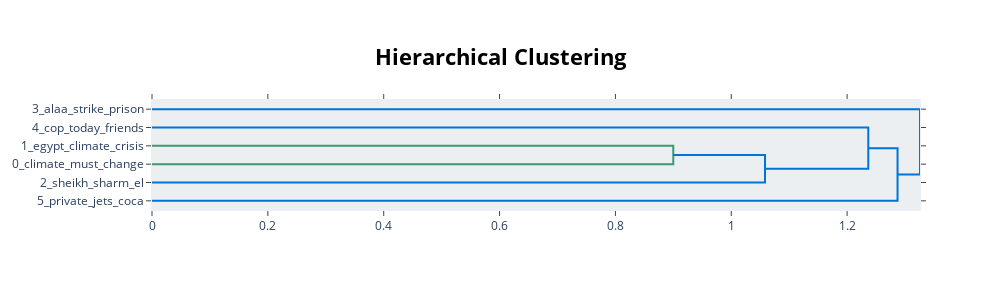

Source (notebook cell):
### Code cell
topic_model.visualize_hierarchy()

### Figure 1 — Plotly figure (JSON) as saved in the notebook; plotly's stock layout.template omitted (floating-point values rounded to 4 significant figures)
{"data": [{"hoverinfo": "text", "marker": {"color": "rgb(61,153,112)"}, "mode": "lines", "type": "scatter", "x": [0, 0.8999, 0.8999, 0], "xaxis": "x", "y": [-25, -25, -35, -35], "yaxis": "y"}, {"hoverinfo": "text", "marker": {"color": "rgb(0,116,217)"}, "mode": "lines", "type": "scatter", "x": [0.8999, 1.058, 1.058, 0], "xaxis": "x", "y": [-30, -30, -45, -45], "yaxis": "y"}, {"hoverinfo": "text", "marker": {"color": "rgb(0,116,217)"}, "mode": "lines", "type": "scatter", "x": [0, 1.237, 1.237, 1.058], "xaxis": "x", "y": [-15, -15, -37.5, -37.5], "yaxis": "y"}, {"hoverinfo": "text", "marker": {"color": "rgb(0,116,217)"}, "mode": "lines", "type": "scatter", "x": [1.237, 1.287, 1.287, 0], "xaxis": "x", "y": [-26.25, -26.25, -55, -55], "yaxis": "y"}, {"hoverinfo": "text", "marker": {"color": "rgb(0,116,217)"}, "mode": "lines", "type": "scatter", "x": [0, 1.326, 1.326, 1.287], "xaxis": "x", "y": [-5, -5, -40.62, -40.62], "yaxis": "y"}], "layout": {"autosize": false, "height": 290, "hoverlabel": {"bgcolor": "white", "font": {"family": "Rockwell", "size": 16}}, "hovermode": "closest", "plot_bgcolor": "#ECEFF1", "showlegend": false, "title": {"font": {"color": "Black", "size": 22}, "text": "<b>Hierarchical Clustering", "x": 0.5, "xanchor": "center", "yanchor": "top"}, "width": 1000, "xaxis": {"mirror": "allticks", "rangemode": "tozero", "showgrid": false, "showline": true, "showticklabels": true, "ticks": "outside", "type": "linear", "zeroline": false}, "yaxis": {"mirror": "allticks", "range": [-60, 0], "rangemode": "tozero", "showgrid": false, "showline": true, "showticklabels": true, "tickmode": "array", "ticks": "outside", "ticktext": ["3_alaa_strike_prison", "4_cop_today_friends", "1_egypt_climate_crisis", "0_climate_must_change", "2_sheikh_sharm_el", "5_private_jets_coca"], "tickvals": [-5, -15, -25, -35, -45, -55], "type": "linear", "zeroline": false}}}
